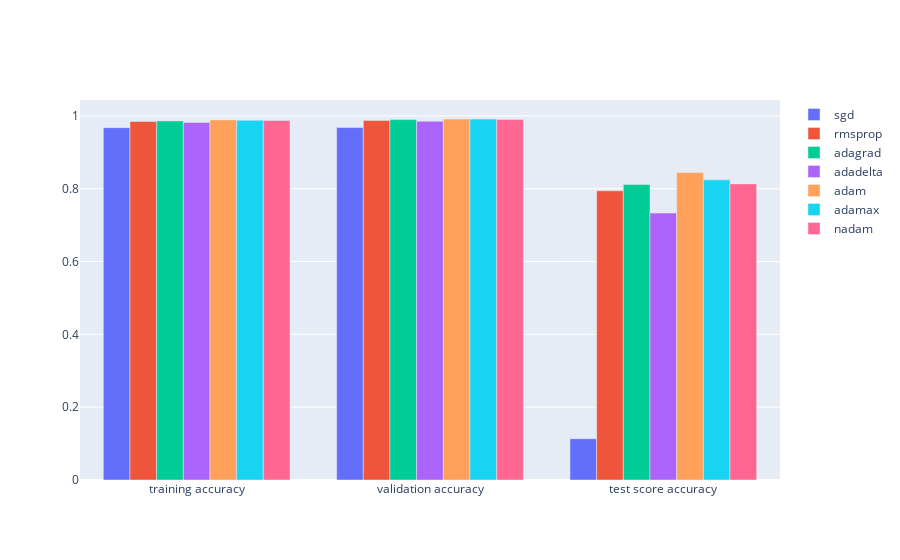

The code cell stored with this chart in its notebook:
### Code cell
plt.figure(figsize=(12,4))
for i in range(len(optimizers)):
    plt.plot(training_accuracy[i]) 
plt.title('Training accuracy')
plt.xlabel('Epochs')
plt.ylabel('Accuracy')
plt.legend(optimizers)
plt.show()

plt.figure(figsize=(12,4))
for i in range(len(optimizers)):
    plt.plot(validation_accuracy[i]) 
plt.title('Validation accuracy')
plt.xlabel('Epochs')
plt.ylabel('Accuracy')
plt.legend(optimizers)
plt.show()

scores=['training accuracy', 'validation accuracy', 'test score accuracy']
fig = go.Figure(data=[go.Bar(name='sgd', x=scores, y=y[0]),
                      go.Bar(name='rmsprop', x=scores, y=y[1]),
                      go.Bar(name='adagrad', x=scores, y=y[2]),
                      go.Bar(name='adadelta', x=scores, y=y[3]),
                      go.Bar(name='adam', x=scores, y=y[4]),
                      go.Bar(name='adamax', x=scores, y=y[5]),
                      go.Bar(name='nadam', x=scores, y=y[6]),])
fig.update_layout(barmode='group')
fig.show()

### Figure 1 — Plotly figure (JSON) as saved in the notebook; plotly's stock layout.template omitted (floating-point values rounded to 4 significant figures)
{"data": [{"name": "sgd", "type": "bar", "x": ["training accuracy", "validation accuracy", "test score accuracy"], "y": [0.9677, 0.9678, 0.1133]}, {"name": "rmsprop", "type": "bar", "x": ["training accuracy", "validation accuracy", "test score accuracy"], "y": [0.9846, 0.9875, 0.7943]}, {"name": "adagrad", "type": "bar", "x": ["training accuracy", "validation accuracy", "test score accuracy"], "y": [0.9862, 0.9897, 0.8114]}, {"name": "adadelta", "type": "bar", "x": ["training accuracy", "validation accuracy", "test score accuracy"], "y": [0.9821, 0.9855, 0.7331]}, {"name": "adam", "type": "bar", "x": ["training accuracy", "validation accuracy", "test score accuracy"], "y": [0.989, 0.9914, 0.8446]}, {"name": "adamax", "type": "bar", "x": ["training accuracy", "validation accuracy", "test score accuracy"], "y": [0.9879, 0.9912, 0.8243]}, {"name": "nadam", "type": "bar", "x": ["training accuracy", "validation accuracy", "test score accuracy"], "y": [0.9873, 0.9898, 0.8132]}], "layout": {"barmode": "group"}}
